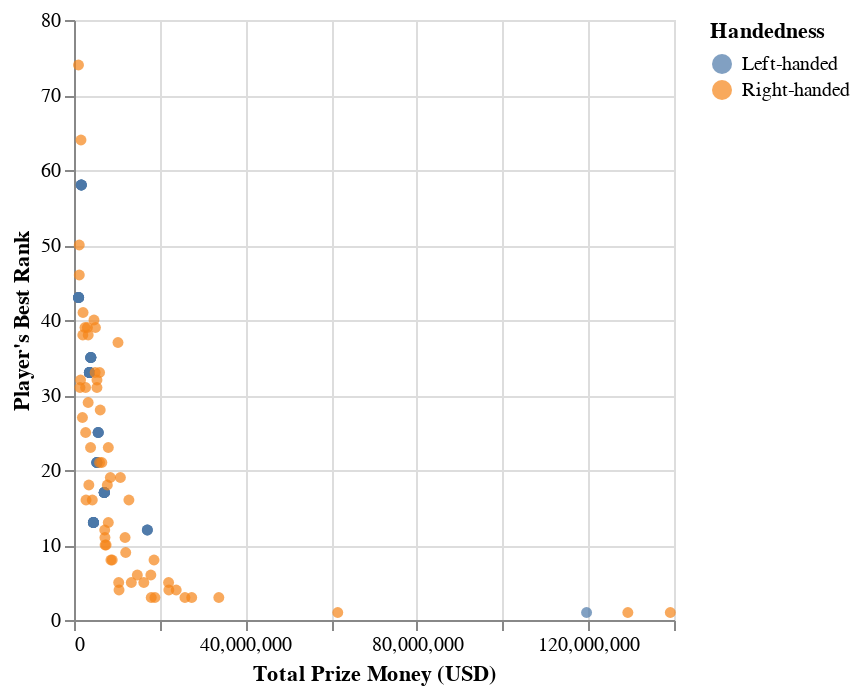

The notebook cell saved with this chart:
### Markdown cell above
The last step of our exploratory data analysis is to visualize the training data. To do so, we will create several scatters plot of the training data, coloring the left-handed and right-handed classes differently to visualize their distribution. We will use the chart function from altair and specify that we want a scatter plot by using mark_circle. For this first scatter plot, we will designate the x variable as prize money and the y variable as best rank. We will name this plot br_pm_plot.

### Code cell
br_pm_plot = alt.Chart(tennis_train).mark_circle().encode(
    x=alt.X("Prize Money").title("Total Prize Money (USD)"),
    y=alt.Y("Best Rank").title("Player's Best Rank"),
    color=alt.Color("Plays").title("Handedness")
)
br_pm_plot

### Figure 1 — Vega-Lite specification as saved in the notebook (floating-point values rounded to 4 significant figures)
{"config": {"view": {"continuousWidth": 300, "continuousHeight": 300}}, "data": {"name": "data-9663baafcb1e213dc20825d63d1f7af4"}, "mark": {"type": "circle"}, "encoding": {"color": {"field": "Plays", "title": "Handedness", "type": "nominal"}, "x": {"field": "Prize Money", "title": "Total Prize Money (USD)", "type": "quantitative"}, "y": {"field": "Best Rank", "title": "Player's Best Rank", "type": "quantitative"}}, "$schema": "https://vega.github.io/schema/vega-lite/v5.16.3.json", "datasets": {"data-9663baafcb1e213dc20825d63d1f7af4": [{"Plays": "Left-handed", "Titles": 1.0, "GOAT Rank": 489, "Peak Elo Rating": 1953, "Best Elo Rank": 38, "Best Rank": 35, "Prize Money": 3928220}, {"Plays": "Left-handed", "Titles": 2.0, "GOAT Rank": 293, "Peak Elo Rating": 2014, "Best Elo Rank": 25, "Best Rank": 17, "Prize Money": 7062030}, {"Plays": "Left-handed", "Titles": 2.0, "GOAT Rank": 325, "Peak Elo Rating": 1953, "Best Elo Rank": 41, "Best Rank": 33, "Prize Money": 3611278}, {"Plays": "Left-handed", "Titles": 1.0, "GOAT Rank": 264, "Peak Elo Rating": 2075, "Best Elo Rank": 16, "Best Rank": 13, "Prize Money": 4535961}, {"Plays": "Left-handed", "Titles": 1.0, "GOAT Rank": 489, "Peak Elo Rating": 1924, "Best Elo Rank": 53, "Best Rank": 43, "Prize Money": 1062355}, {"Plays": "Left-handed", "Titles": 2.0, "GOAT Rank": 293, "Peak Elo Rating": 2014, "Best Elo Rank": 25, "Best Rank": 17, "Prize Money": 7062030}, {"Plays": "Left-handed", "Titles": 2.0, "GOAT Rank": 325, "Peak Elo Rating": 1953, "Best Elo Rank": 41, "Best Rank": 33, "Prize Money": 3611278}, {"Plays": "Left-handed", "Titles": 1.0, "GOAT Rank": 400, "Peak Elo Rating": 1968, "Best Elo Rank": 37, "Best Rank": 25, "Prize Money": 5647193}, {"Plays": "Left-handed", "Titles": 1.0, "GOAT Rank": 489, "Peak Elo Rating": 1952, "Best Elo Rank": 43, "Best Rank": 58, "Prize Money": 1703096}, {"Plays": "Left-handed", "Titles": 1.0, "GOAT Rank": 489, "Peak Elo Rating": 1924, "Best Elo Rank": 53, "Best Rank": 43, "Prize Money": 1062355}, {"Plays": "Left-handed", "Titles": 1.0, "GOAT Rank": 264, "Peak Elo Rating": 2075, "Best Elo Rank": 16, "Best Rank": 13, "Prize Money": 4535961}, {"Plays": "Left-handed", "Titles": 2.0, "GOAT Rank": 325, "Peak Elo Rating": 1953, "Best Elo Rank": 41, "Best Rank": 33, "Prize Money": 3611278}, {"Plays": "Left-handed", "Titles": 2.0, "GOAT Rank": 293, "Peak Elo Rating": 2014, "Best Elo Rank": 25, "Best Rank": 17, "Prize Money": 7062030}, {"Plays": "Left-handed", "Titles": 7.0, "GOAT Rank": 133, "Peak Elo Rating": 2074, "Best Elo Rank": 16, "Best Rank": 12, "Prize Money": 17114510}, {"Plays": "Left-handed", "Titles": 2.0, "GOAT Rank": 293, "Peak Elo Rating": 2014, "Best Elo Rank": 25, "Best Rank": 17, "Prize Money": 7062030}, {"Plays": "Left-handed", "Titles": 1.0, "GOAT Rank": 489, "Peak Elo Rating": 1953, "Best Elo Rank": 38, "Best Rank": 35, "Prize Money": 3928220}, {"Plays": "Left-handed", "Titles": 1.0, "GOAT Rank": 489, "Peak Elo Rating": 1924, "Best Elo Rank": 53, "Best Rank": 43, "Prize Money": 1062355}, {"Plays": "Left-handed", "Titles": 4.0, "GOAT Rank": 293, "Peak Elo Rating": 1996, "Best Elo Rank": 33, "Best Rank": 21, "Prize Money": 5334788}, {"Plays": "Left-handed", "Titles": 2.0, "GOAT Rank": 325, "Peak Elo Rating": 1953, "Best Elo Rank": 41, "Best Rank": 33, "Prize Money": 3611278}, {"Plays": "Left-handed", "Titles": 2.0, "GOAT Rank": 293, "Peak Elo Rating": 2014, "Best Elo Rank": 25, "Best Rank": 17, "Prize Money": 7062030}, {"Plays": "Left-handed", "Titles": 4.0, "GOAT Rank": 293, "Peak Elo Rating": 1996, "Best Elo Rank": 33, "Best Rank": 21, "Prize Money": 5334788}, {"Plays": "Left-handed", "Titles": 1.0, "GOAT Rank": 264, "Peak Elo Rating": 2075, "Best Elo Rank": 16, "Best Rank": 13, "Prize Money": 4535961}, {"Plays": "Left-handed", "Titles": 1.0, "GOAT Rank": 489, "Peak Elo Rating": 1924, "Best Elo Rank": 53, "Best Rank": 43, "Prize Money": 1062355}, {"Plays": "Left-handed", "Titles": 84.0, "GOAT Rank": 3, "Peak Elo Rating": 2552, "Best Elo Rank": 1, "Best Rank": 1, "Prize Money": 119601561}, {"Plays": "Left-handed", "Titles": 2.0, "GOAT Rank": 293, "Peak Elo Rating": 2014, "Best Elo Rank": 25, "Best Rank": 17, "Prize Money": 7062030}, {"Plays": "Left-handed", "Titles": 2.0, "GOAT Rank": 325, "Peak Elo Rating": 1953, "Best Elo Rank": 41, "Best Rank": 33, "Prize Money": 3611278}, {"Plays": "Left-handed", "Titles": 4.0, "GOAT Rank": 293, "Peak Elo Rating": 1996, "Best Elo Rank": 33, "Best Rank": 21, "Prize Money": 5334788}, {"Plays": "Left-handed", "Titles": 1.0, "GOAT Rank": 489, "Peak Elo Rating": 1952, "Best Elo Rank": 43, "Best Rank": 58, "Prize Money": 1703096}, {"Plays": "Left-handed", "Titles": 1.0, "GOAT Rank": 264, "Peak Elo Rating": 2075, "Best Elo Rank": 16, "Best Rank": 13, "Prize Money": 4535961}, {"Plays": "Left-handed", "Titles": 2.0, "GOAT Rank": 325, "Peak Elo Rating": 1953, "Best Elo Rank": 41, "Best Rank": 33, "Prize Money": 3611278}, {"Plays": "Left-handed", "Titles": 2.0, "GOAT Rank": 325, "Peak Elo Rating": 1953, "Best Elo Rank": 41, "Best Rank": 33, "Prize Money": 3611278}, {"Plays": "Left-handed", "Titles": 7.0, "GOAT Rank": 133, "Peak Elo Rating": 2074, "Best Elo Rank": 16, "Best Rank": 12, "Prize Money": 17114510}, {"Plays": "Left-handed", "Titles": 1.0, "GOAT Rank": 489, "Peak Elo Rating": 1953, "Best Elo Rank": 38, "Best Rank": 35, "Prize Money": 3928220}, {"Plays": "Left-handed", "Titles": 2.0, "GOAT Rank": 325, "Peak Elo Rating": 1953, "Best Elo Rank": 41, "Best Rank": 33, "Prize Money": 3611278}, {"Plays": "Left-handed", "Titles": 1.0, "GOAT Rank": 400, "Peak Elo Rating": 1968, "Best Elo Rank": 37, "Best Rank": 25, "Prize Money": 5647193}, {"Plays": "Left-handed", "Titles": 2.0, "GOAT Rank": 325, "Peak Elo Rating": 1953, "Best Elo Rank": 41, "Best Rank": 33, "Prize Money": 3611278}, {"Plays": "Left-handed", "Titles": 1.0, "GOAT Rank": 489, "Peak Elo Rating": 1924, "Best Elo Rank": 53, "Best Rank": 43, "Prize Money": 1062355}, {"Plays": "Left-handed", "Titles": 1.0, "GOAT Rank": 264, "Peak Elo Rating": 2075, "Best Elo Rank": 16, "Best Rank": 13, "Prize Money": 4535961}, {"Plays": "Left-handed", "Titles": 1.0, "GOAT Rank": 264, "Peak Elo Rating": 2075, "Best Elo Rank": 16, "Best Rank": 13, "Prize Money": 4535961}, {"Plays": "Left-handed", "Titles": 2.0, "GOAT Rank": 293, "Peak Elo Rating": 2014, "Best Elo Rank": 25, "Best Rank": 17, "Prize Money": 7062030}, {"Plays": "Left-handed", "Titles": 2.0, "GOAT Rank": 325, "Peak Elo Rating": 1953, "Best Elo Rank": 41, "Best Rank": 33, "Prize Money": 3611278}, {"Plays": "Left-handed", "Titles": 2.0, "GOAT Rank": 325, "Peak Elo Rating": 1953, "Best Elo Rank": 41, "Best Rank": 33, "Prize Money": 3611278}, {"Plays": "Left-handed", "Titles": 4.0, "GOAT Rank": 293, "Peak Elo Rating": 1996, "Best Elo Rank": 33, "Best Rank": 21, "Prize Money": 5334788}, {"Plays": "Left-handed", "Titles": 2.0, "GOAT Rank": 325, "Peak Elo Rating": 1953, "Best Elo Rank": 41, "Best Rank": 33, "Prize Money": 3611278}, {"Plays": "Left-handed", "Titles": 1.0, "GOAT Rank": 400, "Peak Elo Rating": 1968, "Best Elo Rank": 37, "Best Rank": 25, "Prize Money": 5647193}, {"Plays": "Left-handed", "Titles": 7.0, "GOAT Rank": 133, "Peak Elo Rating": 2074, "Best Elo Rank": 16, "Best Rank": 12, "Prize Money": 17114510}, {"Plays": "Left-handed", "Titles": 1.0, "GOAT Rank": 489, "Peak Elo Rating": 1953, "Best Elo Rank": 38, "Best Rank": 35, "Prize Money": 3928220}, {"Plays": "Left-handed", "Titles": 1.0, "GOAT Rank": 400, "Peak Elo Rating": 1968, "Best Elo Rank": 37, "Best Rank": 25, "Prize Money": 5647193}, {"Plays": "Left-handed", "Titles": 1.0, "GOAT Rank": 489, "Peak Elo Rating": 1952, "Best Elo Rank": 43, "Best Rank": 58, "Prize Money": 1703096}, {"Plays": "Left-handed", "Titles": 1.0, "GOAT Rank": 489, "Peak Elo Rating": 1953, "Best Elo Rank": 38, "Best Rank": 35, "Prize Money": 3928220}, {"Plays": "Left-handed", "Titles": 2.0, "GOAT Rank": 293, "Peak Elo Rating": 2014, "Best Elo Rank": 25, "Best Rank": 17, "Prize Money": 7062030}, {"Plays": "Left-handed", "Titles": 1.0, "GOAT Rank": 489, "Peak Elo Rating": 1924, "Best Elo Rank": 53, "Best Rank": 43, "Prize Money": 1062355}, {"Plays": "Left-handed", "Titles": 4.0, "GOAT Rank": 293, "Peak Elo Rating": 1996, "Best Elo Rank": 33, "Best Rank": 21, "Prize Money": 5334788}, {"Plays": "Left-handed", "Titles": 1.0, "GOAT Rank": 489, "Peak Elo Rating": 1924, "Best Elo Rank": 53, "Best Rank": 43, "Prize Money": 1062355}, {"Plays": "Left-handed", "Titles": 1.0, "GOAT Rank": 489, "Peak Elo Rating": 1952, "Best Elo Rank": 43, "Best Rank": 58, "Prize Money": 1703096}, {"Plays": "Left-handed", "Titles": 1.0, "GOAT Rank": 264, "Peak Elo Rating": 2075, "Best Elo Rank": 16, "Best Rank": 13, "Prize Money": 4535961}, {"Plays": "Left-handed", "Titles": 2.0, "GOAT Rank": 293, "Peak Elo Rating": 2014, "Best Elo Rank": 25, "Best Rank": 17, "Prize Money": 7062030}, {"Plays": "Left-handed", "Titles": 1.0, "GOAT Rank": 264, "Peak Elo Rating": 2075, "Best Elo Rank": 16, "Best Rank": 13, "Prize Money": 4535961}, {"Plays": "Left-handed", "Titles": 1.0, "GOAT Rank": 489, "Peak Elo Rating": 1952, "Best Elo Rank": 43, "Best Rank": 58, "Prize Money": 1703096}, {"Plays": "Left-handed", "Titles": 1.0, "GOAT Rank": 489, "Peak Elo Rating": 1953, "Best Elo Rank": 38, "Best Rank": 35, "Prize Money": 3928220}, {"Plays": "Left-handed", "Titles": 2.0, "GOAT Rank": 325, "Peak Elo Rating": 1953, "Best Elo Rank": 41, "Best Rank": 33, "Prize Money": 3611278}, {"Plays": "Right-handed", "Titles": 8.0, "GOAT Rank": 83, "Peak Elo Rating": 2203, "Best Elo Rank": 6, "Best Rank": 3, "Prize Money": 18020217}, {"Plays": "Right-handed", "Titles": 1.0, "GOAT Rank": 489, "Peak Elo Rating": 1890, "Best Elo Rank": 67, "Best Rank": 46, "Prize Money": 1231953}, {"Plays": "Right-handed", "Titles": 1.0, "GOAT Rank": 400, "Peak Elo Rating": 1962, "Best Elo Rank": 36, "Best Rank": 29, "Prize Money": 3304117}, {"Plays": "Right-handed", "Titles": 103.0, "GOAT Rank": 1, "Peak Elo Rating": 2550, "Best Elo Rank": 1, "Best Rank": 1, "Prize Money": 129231891}, {"Plays": "Right-handed", "Titles": 1.0, "GOAT Rank": 400, "Peak Elo Rating": 1913, "Best Elo Rank": 55, "Best Rank": 27, "Prize Money": 1965163}, {"Plays": "Right-handed", "Titles": 6.0, "GOAT Rank": 222, "Peak Elo Rating": 2004, "Best Elo Rank": 26, "Best Rank": 19, "Prize Money": 8480383}, {"Plays": "Right-handed", "Titles": 3.0, "GOAT Rank": 293, "Peak Elo Rating": 2003, "Best Elo Rank": 25, "Best Rank": 18, "Prize Money": 7774890}, {"Plays": "Right-handed", "Titles": 2.0, "GOAT Rank": 357, "Peak Elo Rating": 1951, "Best Elo Rank": 41, "Best Rank": 38, "Prize Money": 3311462}, {"Plays": "Right-handed", "Titles": 1.0, "GOAT Rank": 489, "Peak Elo Rating": 1953, "Best Elo Rank": 38, "Best Rank": 40, "Prize Money": 4660132}, {"Plays": "Right-handed", "Titles": 77.0, "GOAT Rank": 2, "Peak Elo Rating": 2629, "Best Elo Rank": 1, "Best Rank": 1, "Prize Money": 139144944}, {"Plays": "Right-handed", "Titles": 1.0, "GOAT Rank": 489, "Peak Elo Rating": 1932, "Best Elo Rank": 51, "Best Rank": 31, "Prize Money": 1396674}, {"Plays": "Right-handed", "Titles": 8.0, "GOAT Rank": 222, "Peak Elo Rating": 2117, "Best Elo Rank": 14, "Best Rank": 16, "Prize Money": 12807597}, {"Plays": "Right-handed", "Titles": 6.0, "GOAT Rank": 202, "Peak Elo Rating": 2167, "Best Elo Rank": 10, "Best Rank": 10, "Prize Money": 7256753}, {"Plays": "Right-handed", "Titles": 4.0, "GOAT Rank": 183, "Peak Elo Rating": 2158, "Best Elo Rank": 9, "Best Rank": 8, "Prize Money": 8616024}, {"Plays": "Right-handed", "Titles": 1.0, "GOAT Rank": 489, "Peak Elo Rating": 1939, "Best Elo Rank": 45, "Best Rank": 38, "Prize Money": 2055087}, {"Plays": "Right-handed", "Titles": 18.0, "GOAT Rank": 49, "Peak Elo Rating": 2244, "Best Elo Rank": 6, "Best Rank": 5, "Prize Money": 22072615}, {"Plays": "Right-handed", "Titles": 2.0, "GOAT Rank": 400, "Peak Elo Rating": 1940, "Best Elo Rank": 43, "Best Rank": 32, "Prize Money": 1526576}, {"Plays": "Right-handed", "Titles": 2.0, "GOAT Rank": 400, "Peak Elo Rating": 1987, "Best Elo Rank": 31, "Best Rank": 33, "Prize Money": 5965778}, {"Plays": "Right-handed", "Titles": 1.0, "GOAT Rank": 489, "Peak Elo Rating": 1904, "Best Elo Rank": 57, "Best Rank": 74, "Prize Money": 1048314}, {"Plays": "Right-handed", "Titles": 14.0, "GOAT Rank": 106, "Peak Elo Rating": 2124, "Best Elo Rank": 9, "Best Rank": 6, "Prize Money": 14773644}, {"Plays": "Right-handed", "Titles": 5.0, "GOAT Rank": 293, "Peak Elo Rating": 2009, "Best Elo Rank": 29, "Best Rank": 23, "Prize Money": 8003533}, {"Plays": "Right-handed", "Titles": 4.0, "GOAT Rank": 325, "Peak Elo Rating": 1947, "Best Elo Rank": 44, "Best Rank": 31, "Prize Money": 5349041}, {"Plays": "Right-handed", "Titles": 22.0, "GOAT Rank": 33, "Peak Elo Rating": 2329, "Best Elo Rank": 3, "Best Rank": 3, "Prize Money": 25889586}, {"Plays": "Right-handed", "Titles": 9.0, "GOAT Rank": 151, "Peak Elo Rating": 2135, "Best Elo Rank": 9, "Best Rank": 9, "Prize Money": 12067808}, {"Plays": "Right-handed", "Titles": 4.0, "GOAT Rank": 264, "Peak Elo Rating": 1929, "Best Elo Rank": 48, "Best Rank": 32, "Prize Money": 5355556}, {"Plays": "Right-handed", "Titles": 12.0, "GOAT Rank": 49, "Peak Elo Rating": 2296, "Best Elo Rank": 4, "Best Rank": 4, "Prize Money": 23846631}, {"Plays": "Right-handed", "Titles": 8.0, "GOAT Rank": 68, "Peak Elo Rating": 2269, "Best Elo Rank": 5, "Best Rank": 3, "Prize Money": 18879855}, {"Plays": "Right-handed", "Titles": 10.0, "GOAT Rank": 157, "Peak Elo Rating": 2068, "Best Elo Rank": 18, "Best Rank": 11, "Prize Money": 11912152}, {"Plays": "Right-handed", "Titles": 1.0, "GOAT Rank": 489, "Peak Elo Rating": 1882, "Best Elo Rank": 77, "Best Rank": 64, "Prize Money": 1626003}, {"Plays": "Right-handed", "Titles": 8.0, "GOAT Rank": 83, "Peak Elo Rating": 2189, "Best Elo Rank": 7, "Best Rank": 6, "Prize Money": 17930816}, {"Plays": "Right-handed", "Titles": 3.0, "GOAT Rank": 293, "Peak Elo Rating": 2055, "Best Elo Rank": 19, "Best Rank": 18, "Prize Money": 3466298}, {"Plays": "Right-handed", "Titles": 3.0, "GOAT Rank": 357, "Peak Elo Rating": 1994, "Best Elo Rank": 32, "Best Rank": 23, "Prize Money": 3869834}, {"Plays": "Right-handed", "Titles": 2.0, "GOAT Rank": 293, "Peak Elo Rating": 1999, "Best Elo Rank": 28, "Best Rank": 21, "Prize Money": 6492427}, {"Plays": "Right-handed", "Titles": 4.0, "GOAT Rank": 264, "Peak Elo Rating": 2004, "Best Elo Rank": 29, "Best Rank": 19, "Prize Money": 10821168}, {"Plays": "Right-handed", "Titles": 4.0, "GOAT Rank": 139, "Peak Elo Rating": 2175, "Best Elo Rank": 8, "Best Rank": 5, "Prize Money": 10425605}, {"Plays": "Right-handed", "Titles": 6.0, "GOAT Rank": 165, "Peak Elo Rating": 2176, "Best Elo Rank": 10, "Best Rank": 13, "Prize Money": 8001478}, {"Plays": "Right-handed", "Titles": 15.0, "GOAT Rank": 71, "Peak Elo Rating": 2148, "Best Elo Rank": 9, "Best Rank": 8, "Prize Money": 18669906}, {"Plays": "Right-handed", "Titles": 6.0, "GOAT Rank": 114, "Peak Elo Rating": 2181, "Best Elo Rank": 6, "Best Rank": 5, "Prize Money": 16293854}, {"Plays": "Right-handed", "Titles": 3.0, "GOAT Rank": 222, "Peak Elo Rating": 2066, "Best Elo Rank": 18, "Best Rank": 11, "Prize Money": 7217264}, {"Plays": "Right-handed", "Titles": 1.0, "GOAT Rank": 400, "Peak Elo Rating": 1894, "Best Elo Rank": 61, "Best Rank": 41, "Prize Money": 2109288}, {"Plays": "Right-handed", "Titles": 7.0, "GOAT Rank": 109, "Peak Elo Rating": 2243, "Best Elo Rank": 4, "Best Rank": 4, "Prize Money": 10507693}, {"Plays": "Right-handed", "Titles": 1.0, "GOAT Rank": 489, "Peak Elo Rating": 1935, "Best Elo Rank": 45, "Best Rank": 39, "Prize Money": 2562473}, {"Plays": "Right-handed", "Titles": 3.0, "GOAT Rank": 293, "Peak Elo Rating": 1953, "Best Elo Rank": 39, "Best Rank": 16, "Prize Money": 2802848}, {"Plays": "Right-handed", "Titles": 18.0, "GOAT Rank": 53, "Peak Elo Rating": 2232, "Best Elo Rank": 6, "Best Rank": 3, "Prize Money": 27466016}, {"Plays": "Right-handed", "Titles": 3.0, "GOAT Rank": 357, "Peak Elo Rating": 1972, "Best Elo Rank": 34, "Best Rank": 28, "Prize Money": 6119457}, {"Plays": "Right-handed", "Titles": 4.0, "GOAT Rank": 169, "Peak Elo Rating": 2098, "Best Elo Rank": 9, "Best Rank": 8, "Prize Money": 8918917}, {"Plays": "Right-handed", "Titles": 12.0, "GOAT Rank": 99, "Peak Elo Rating": 2106, "Best Elo Rank": 10, "Best Rank": 5, "Prize Money": 13376235}, {"Plays": "Right-handed", "Titles": 16.0, "GOAT Rank": 36, "Peak Elo Rating": 2291, "Best Elo Rank": 5, "Best Rank": 3, "Prize Money": 33790279}, {"Plays": "Right-handed", "Titles": 4.0, "GOAT Rank": 325, "Peak Elo Rating": 1970, "Best Elo Rank": 35, "Best Rank": 37, "Prize Money": 10262279}, {"Plays": "Right-handed", "Titles": 16.0, "GOAT Rank": 58, "Peak Elo Rating": 2211, "Best Elo Rank": 5, "Best Rank": 4, "Prize Money": 22132368}, {"Plays": "Right-handed", "Titles": 4.0, "GOAT Rank": 293, "Peak Elo Rating": 2042, "Best Elo Rank": 21, "Best Rank": 21, "Prize Money": 5970907}, {"Plays": "Right-handed", "Titles": 1.0, "GOAT Rank": 489, "Peak Elo Rating": 1999, "Best Elo Rank": 29, "Best Rank": 25, "Prize Money": 2722314}, {"Plays": "Right-handed", "Titles": 1.0, "GOAT Rank": 489, "Peak Elo Rating": 1944, "Best Elo Rank": 41, "Best Rank": 39, "Prize Money": 4997728}, {"Plays": "Right-handed", "Titles": 3.0, "GOAT Rank": 264, "Peak Elo Rating": 1990, "Best Elo Rank": 30, "Best Rank": 16, "Prize Money": 4271703}, {"Plays": "Right-handed", "Titles": 1.0, "GOAT Rank": 489, "Peak Elo Rating": 1936, "Best Elo Rank": 45, "Best Rank": 39, "Prize Money": 3128654}, {"Plays": "Right-handed", "Titles": 1.0, "GOAT Rank": 489, "Peak Elo Rating": 1901, "Best Elo Rank": 59, "Best Rank": 50, "Prize Money": 1226242}, {"Plays": "Right-handed", "Titles": 2.0, "GOAT Rank": 245, "Peak Elo Rating": 2102, "Best Elo Rank": 13, "Best Rank": 12, "Prize Money": 7163918}, {"Plays": "Right-handed", "Titles": 1.0, "GOAT Rank": 489, "Peak Elo Rating": 1895, "Best Elo Rank": 62, "Best Rank": 33, "Prize Money": 4927689}, {"Plays": "Right-handed", "Titles": 46.0, "GOAT Rank": 12, "Peak Elo Rating": 2500, "Best Elo Rank": 2, "Best Rank": 1, "Prize Money": 61544007}, {"Plays": "Right-handed", "Titles": 5.0, "GOAT Rank": 169, "Peak Elo Rating": 2069, "Best Elo Rank": 20, "Best Rank": 10, "Prize Money": 7487708}, {"Plays": "Right-handed", "Titles": 1.0, "GOAT Rank": 489, "Peak Elo Rating": 1979, "Best Elo Rank": 33, "Best Rank": 31, "Prize Money": 2706806}]}}
